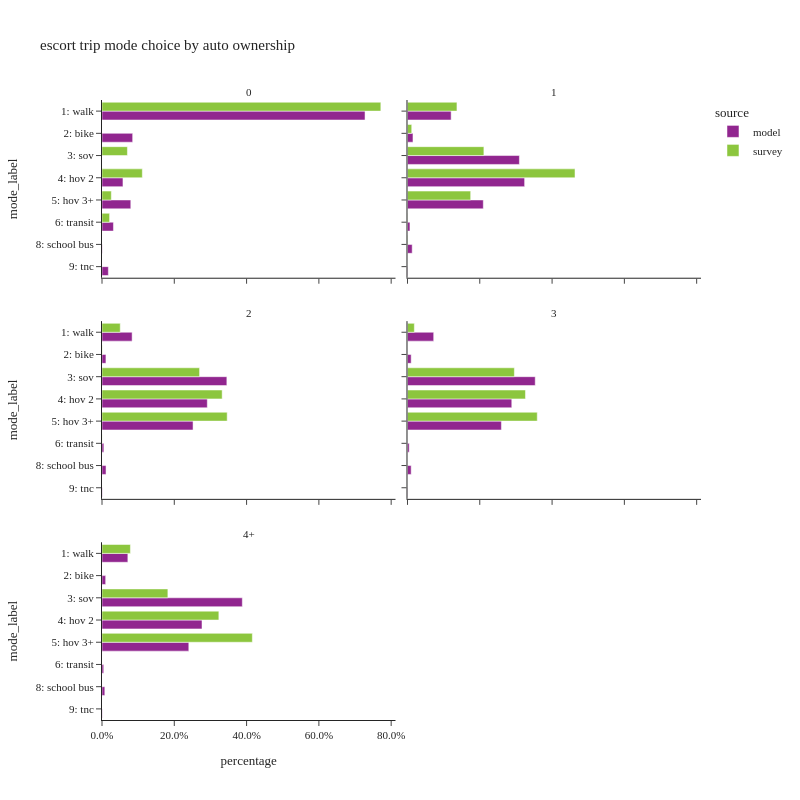

Source (notebook cell):
### Code cell
plot_mode_choice(es_trip.filter(pl.col('hhvehs_4+') != "-1"),
                 "hhvehs_4+",
                 {"hhvehs_4+":["0","1","2","3","4+"],
                  "mode_label": list(util.mode_cat.values())},
                 "auto ownership",2,800)

### Figure 1 — Plotly figure (JSON) as saved in the notebook; plotly's stock layout.template omitted (floating-point values rounded to 4 significant figures)
{"data": [{"alignmentgroup": "True", "customdata": [[29061], [3388], [2316], [3181], [1264], [25], [702]], "hovertemplate": "source=model<br>hhvehs_4+=0<br>percentage=%{x}<br>mode_label=%{y}<br>sample count=%{customdata[0]}<extra></extra>", "legendgroup": "model", "marker": {"color": "#91268F", "pattern": {"shape": ""}}, "name": "model", "offsetgroup": "model", "orientation": "h", "showlegend": true, "textposition": "auto", "type": "bar", "x": [0.7277, 0.08483, 0.05799, 0.07965, 0.03165, 0.000626, 0.01758], "xaxis": "x5", "y": ["1: walk", "2: bike", "4: hov 2", "5: hov 3+", "6: transit", "8: school bus", "9: tnc"], "yaxis": "y5"}, {"alignmentgroup": "True", "customdata": [[13], [2], [2], [1], [1]], "hovertemplate": "source=survey<br>hhvehs_4+=0<br>percentage=%{x}<br>mode_label=%{y}<br>sample count=%{customdata[0]}<extra></extra>", "legendgroup": "survey", "marker": {"color": "#8CC63E", "pattern": {"shape": ""}}, "name": "survey", "offsetgroup": "survey", "orientation": "h", "showlegend": true, "textposition": "auto", "type": "bar", "x": [0.7714, 0.07031, 0.1115, 0.02576, 0.02098], "xaxis": "x5", "y": ["1: walk", "3: sov", "4: hov 2", "5: hov 3+", "6: transit"], "yaxis": "y5"}, {"alignmentgroup": "True", "customdata": [[38153], [4792], [97797], [102370], [66263], [2148], [4098], [305]], "hovertemplate": "source=model<br>hhvehs_4+=1<br>percentage=%{x}<br>mode_label=%{y}<br>sample count=%{customdata[0]}<extra></extra>", "legendgroup": "model", "marker": {"color": "#91268F", "pattern": {"shape": ""}}, "name": "model", "offsetgroup": "model", "orientation": "h", "showlegend": false, "textposition": "auto", "type": "bar", "x": [0.1208, 0.01517, 0.3096, 0.324, 0.2097, 0.006799, 0.01297, 0.0009654], "xaxis": "x6", "y": ["1: walk", "2: bike", "3: sov", "4: hov 2", "5: hov 3+", "6: transit", "8: school bus", "9: tnc"], "yaxis": "y6"}, {"alignmentgroup": "True", "customdata": [[78], [18], [131], [176], [112], [2], [3]], "hovertemplate": "source=survey<br>hhvehs_4+=1<br>percentage=%{x}<br>mode_label=%{y}<br>sample count=%{customdata[0]}<extra></extra>", "legendgroup": "survey", "marker": {"color": "#8CC63E", "pattern": {"shape": ""}}, "name": "survey", "offsetgroup": "survey", "orientation": "h", "showlegend": false, "textposition": "auto", "type": "bar", "x": [0.1368, 0.01169, 0.2114, 0.4634, 0.1748, 0.0006907, 0.001194], "xaxis": "x6", "y": ["1: walk", "2: bike", "3: sov", "4: hov 2", "5: hov 3+", "6: transit", "8: school bus"], "yaxis": "y6"}, {"alignmentgroup": "True", "customdata": [[60458], [7894], [250577], [211325], [182741], [3749], [8062], [639]], "hovertemplate": "source=model<br>hhvehs_4+=2<br>percentage=%{x}<br>mode_label=%{y}<br>sample count=%{customdata[0]}<extra></extra>", "legendgroup": "model", "marker": {"color": "#91268F", "pattern": {"shape": ""}}, "name": "model", "offsetgroup": "model", "orientation": "h", "showlegend": false, "textposition": "auto", "type": "bar", "x": [0.08334, 0.01088, 0.3454, 0.2913, 0.2519, 0.005168, 0.01111, 0.0008808], "xaxis": "x3", "y": ["1: walk", "2: bike", "3: sov", "4: hov 2", "5: hov 3+", "6: transit", "8: school bus", "9: tnc"], "yaxis": "y3"}, {"alignmentgroup": "True", "customdata": [[40], [6], [161], [271], [238], [2]], "hovertemplate": "source=survey<br>hhvehs_4+=2<br>percentage=%{x}<br>mode_label=%{y}<br>sample count=%{customdata[0]}<extra></extra>", "legendgroup": "survey", "marker": {"color": "#8CC63E", "pattern": {"shape": ""}}, "name": "survey", "offsetgroup": "survey", "orientation": "h", "showlegend": false, "textposition": "auto", "type": "bar", "x": [0.05047, 0.0006017, 0.2699, 0.3324, 0.3463, 0.0002907], "xaxis": "x3", "y": ["1: walk", "2: bike", "3: sov", "4: hov 2", "5: hov 3+", "6: transit"], "yaxis": "y3"}, {"alignmentgroup": "True", "customdata": [[26245], [3686], [127972], [104485], [94082], [1702], [3684], [277]], "hovertemplate": "source=model<br>hhvehs_4+=3<br>percentage=%{x}<br>mode_label=%{y}<br>sample count=%{customdata[0]}<extra></extra>", "legendgroup": "model", "marker": {"color": "#91268F", "pattern": {"shape": ""}}, "name": "model", "offsetgroup": "model", "orientation": "h", "showlegend": false, "textposition": "auto", "type": "bar", "x": [0.07247, 0.01018, 0.3534, 0.2885, 0.2598, 0.0047, 0.01017, 0.0007649], "xaxis": "x4", "y": ["1: walk", "2: bike", "3: sov", "4: hov 2", "5: hov 3+", "6: transit", "8: school bus", "9: tnc"], "yaxis": "y4"}, {"alignmentgroup": "True", "customdata": [[5], [53], [44], [46]], "hovertemplate": "source=survey<br>hhvehs_4+=3<br>percentage=%{x}<br>mode_label=%{y}<br>sample count=%{customdata[0]}<extra></extra>", "legendgroup": "survey", "marker": {"color": "#8CC63E", "pattern": {"shape": ""}}, "name": "survey", "offsetgroup": "survey", "orientation": "h", "showlegend": false, "textposition": "auto", "type": "bar", "x": [0.01895, 0.2957, 0.3264, 0.359], "xaxis": "x4", "y": ["1: walk", "3: sov", "4: hov 2", "5: hov 3+"], "yaxis": "y4"}, {"alignmentgroup": "True", "customdata": [[15842], [2242], [85983], [61280], [53190], [1062], [1728], [168]], "hovertemplate": "source=model<br>hhvehs_4+=4+<br>percentage=%{x}<br>mode_label=%{y}<br>sample count=%{customdata[0]}<extra></extra>", "legendgroup": "model", "marker": {"color": "#91268F", "pattern": {"shape": ""}}, "name": "model", "offsetgroup": "model", "orientation": "h", "showlegend": false, "textposition": "auto", "type": "bar", "x": [0.07152, 0.01012, 0.3882, 0.2767, 0.2401, 0.004795, 0.007802, 0.0007585], "xaxis": "x", "y": ["1: walk", "2: bike", "3: sov", "4: hov 2", "5: hov 3+", "6: transit", "8: school bus", "9: tnc"], "yaxis": "y"}, {"alignmentgroup": "True", "customdata": [[2], [11], [17], [16]], "hovertemplate": "source=survey<br>hhvehs_4+=4+<br>percentage=%{x}<br>mode_label=%{y}<br>sample count=%{customdata[0]}<extra></extra>", "legendgroup": "survey", "marker": {"color": "#8CC63E", "pattern": {"shape": ""}}, "name": "survey", "offsetgroup": "survey", "orientation": "h", "showlegend": false, "textposition": "auto", "type": "bar", "x": [0.07858, 0.1822, 0.3233, 0.4159], "xaxis": "x", "y": ["1: walk", "3: sov", "4: hov 2", "5: hov 3+"], "yaxis": "y"}], "layout": {"annotations": [{"font": {}, "showarrow": false, "text": "4+", "x": 0.245, "xanchor": "center", "xref": "paper", "y": 0.2867, "yanchor": "bottom", "yref": "paper"}, {"font": {}, "showarrow": false, "text": "2", "x": 0.245, "xanchor": "center", "xref": "paper", "y": 0.6433, "yanchor": "bottom", "yref": "paper"}, {"font": {}, "showarrow": false, "text": "3", "x": 0.755, "xanchor": "center", "xref": "paper", "y": 0.6433, "yanchor": "bottom", "yref": "paper"}, {"font": {}, "showarrow": false, "text": "0", "x": 0.245, "xanchor": "center", "xref": "paper", "y": 1.0, "yanchor": "bottom", "yref": "paper"}, {"font": {}, "showarrow": false, "text": "1", "x": 0.755, "xanchor": "center", "xref": "paper", "y": 1.0, "yanchor": "bottom", "yref": "paper"}], "barmode": "group", "height": 800, "legend": {"title": {"text": "source"}, "tracegroupgap": 0}, "title": {"text": "escort trip mode choice by auto ownership"}, "width": 800, "xaxis": {"anchor": "y", "domain": [0, 0.49], "tickformat": ".1%", "title": {"text": "percentage"}}, "xaxis2": {"anchor": "y2", "domain": [0.51, 1], "matches": "x", "tickformat": ".1%", "title": {"text": "percentage"}}, "xaxis3": {"anchor": "y3", "domain": [0, 0.49], "matches": "x", "showticklabels": false, "tickformat": ".1%"}, "xaxis4": {"anchor": "y4", "domain": [0.51, 1], "matches": "x", "showticklabels": false, "tickformat": ".1%"}, "xaxis5": {"anchor": "y5", "domain": [0, 0.49], "matches": "x", "showticklabels": false, "tickformat": ".1%"}, "xaxis6": {"anchor": "y6", "domain": [0.51, 1], "matches": "x", "showticklabels": false, "tickformat": ".1%"}, "yaxis": {"anchor": "x", "categoryarray": ["9: tnc", "8: school bus", "6: transit", "5: hov 3+", "4: hov 2", "3: sov", "2: bike", "1: walk"], "categoryorder": "array", "domain": [0, 0.2867], "title": {"text": "mode_label"}}, "yaxis2": {"anchor": "x2", "domain": [0, 0.2867], "matches": "y", "showticklabels": false}, "yaxis3": {"anchor": "x3", "categoryarray": ["9: tnc", "8: school bus", "6: transit", "5: hov 3+", "4: hov 2", "3: sov", "2: bike", "1: walk"], "categoryorder": "array", "domain": [0.3567, 0.6433], "matches": "y", "title": {"text": "mode_label"}}, "yaxis4": {"anchor": "x4", "domain": [0.3567, 0.6433], "matches": "y", "showticklabels": false}, "yaxis5": {"anchor": "x5", "categoryarray": ["9: tnc", "8: school bus", "6: transit", "5: hov 3+", "4: hov 2", "3: sov", "2: bike", "1: walk"], "categoryorder": "array", "domain": [0.7133, 1.0], "matches": "y", "title": {"text": "mode_label"}}, "yaxis6": {"anchor": "x6", "domain": [0.7133, 1.0], "matches": "y", "showticklabels": false}}}
